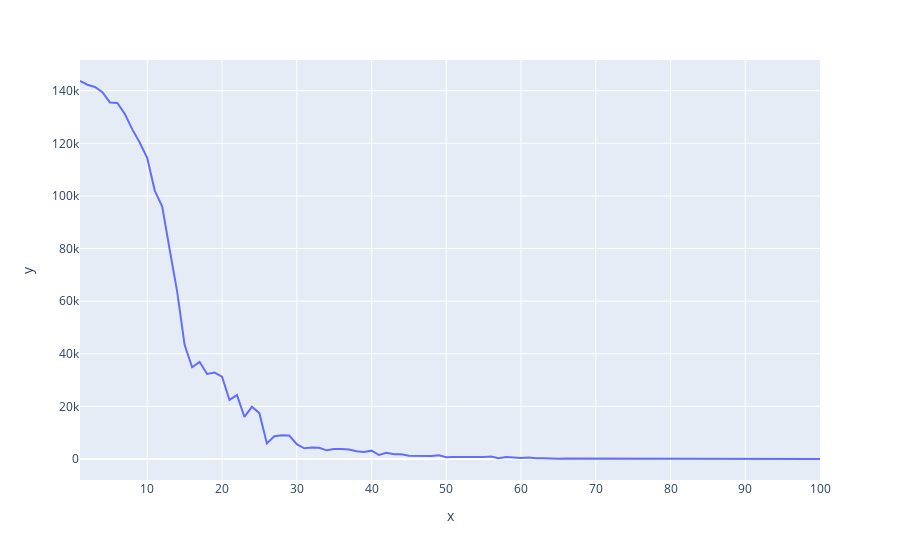

The cell this chart's notebook holds for it:
### Code cell
optimize_and_plot(ellipsoid_function)
